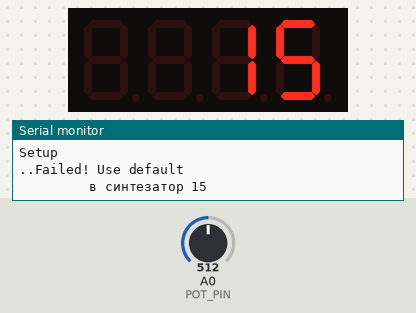
The sketch below on a simulated Arduino Nano, built with avr-gcc and run on an emulated ATmega328P. Parts: 4-digit seven-segment display, the last lines printed to the serial monitor. Inputs (shaded band) come from the test bench; at power-on: A0 (POT_PIN) = 512.

Above: at 4.2 s.
4.3 s: A0 (POT_PIN) set to 716
At 5.5 s:
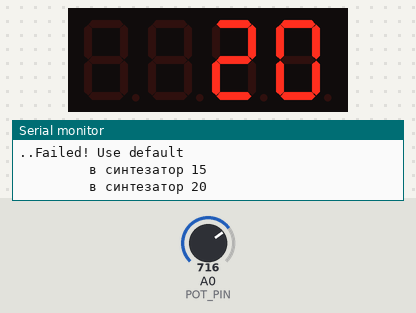
7.3 s: A0 (POT_PIN) set to 900
At 8.7 s:
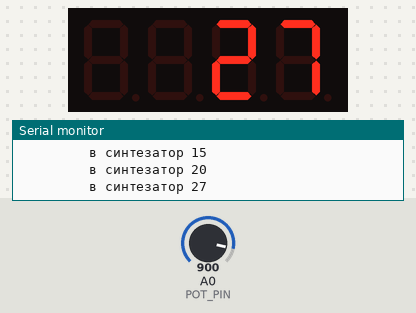
10.3 s: A0 (POT_PIN) set to 1009
At 10.7 s:
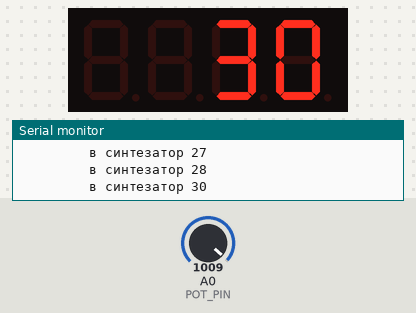
Timing chart, 0 to 13.3 s (numbered marks = the images above; inputs shaded):
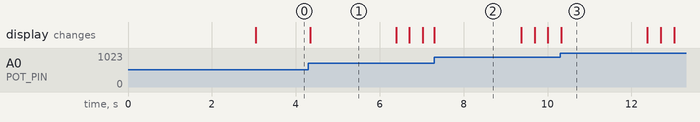

Measured:
- what the display in image 1 shows lasts 2.1 s, from 4.3 s to 6.4 s
- what the display in image 2 shows lasts 2.1 s, from 7.3 s to 9.4 s

The sketch:

pedal.ino
```cpp
#include <TM1637Display.h>
#include "pedal.h"

/*

  Поместите файл pedal.h в ту же папку что и ваш скетч
   не меняйте файл "pedal.h", а работайте с ним как с библиотекой

   Пользоваетльские функции

   CalibratePedal()      Калибровка с опциональной записью в EEPROM
   InitPedal()           Инициализация педали с явной задачей параметров калибровки
   InitPedalEEPROM()     Инициализация педали со считыаанием калибровки из EEPROM
   GetPedalCalibration() Получить калибровку из EEPROM
   SetPedalDisplayTime() Установить время возрата индикации.
   PedalStart()          Запустить  обработку педали
   PedalStop()           Остановить  обработку педали
   GetPedalDisplay()     замены пользательской информации
                         на данные с предали если они изменяются
                         Используется в дисплейной функции
   PedalAction()         Функция в которую надо поместить код
                         для обработки нового положения педали

    Подробное описание фунций

   Калибровка
    педаль должнв быть в исходном положении (не нажатом)
    на момент запуска калибровки
    за время калибровки педаль должна быть нажата до упора
    Если потенциометр подключен "наоборот" это автоматически учтется

    Запускать калибровку надо или до иницилизации сервиса педали или после его
    остановки

    Параметры
    pin -             аналоговый пин к которому подключен потенциометр
    calibrationTime   время на калибровку в msec
    addrEEPROM        арес в EEPROM ддя сохранения калибровки.
                      Если 0 или больше размера EEPROM, то ничпего не записывается
                      В последнем случае функция возвращает -1
    startPos          Возвращаемое значение начального положения педали (0-255)
                      эквивалентко analogRead / 4
    endPos            Возвращаемое значение конечного положения педали (0-255)
                      эквивалентко analogRead / 4

    Фунция возращает:
      1 если калибровка прошла успешно
      0 если педаль не была нажата
     -1 если задан неверный адрес EEPROM
  Данные занимают 3 байта в EEPROM

  int8_t CalibratePedal(uint8_t pin, uint16_t calibrationTime, int addrEEPROM, uint8_t &startPos, uint8_t &endPos )


   Инициализаци педали с "ручным" задание начального и конечного положения
   педали

    Параметры
    pin               аналоговый пин к которому подключен потенциометр
    startPos          Начальное положения педали (0-255)
                      эквивалентко analogRead / 4
    endPos            Конечное положения педали (0-255)
                      эквивалентко analogRead / 4
    steps             Количество шагов для выдаваемого значения
  void InitPedal(uint8_t pin, uint8_t startPos, uint8_t endPos, uint8_t steps)


    Считывает сохраненные даные калибровки
    Параметры:
    addrEEPROM        арес в EEPROM ддя считывания калибровки. Должен быть больше 0

    startPos          Возвращаемое значение начального положения педали (0-255)
                      эквивалентко analogRead / 4
    endPos            Возвращаемое значение конечного положения педали (0-255)
                      эквивалентко analogRead / 4

    Фунция возращает:
      1 если все хорошо
      0 если данные калибровки не верны
     -1 если задан неверный адрес EEPROM
  int8_t GetPedalCalibration(int addrEEPROM, uint8_t &startPos, uint8_t &endPos)


   Инициализаци педали с чтением калибровки из EEPROM
   педали

    Параметры
    pin               аналоговый пин к которому подключен потенциометр
    steps             Количество шагов для выдаваемого значения
    addrEEPROM        арес в EEPROM ддя считывания калибровки. Должен быть больше 0

  Фунция возращает:
      1 если все хорошо
      0 если данные калибровки не верны
     -1 если задан неверный адрес EEPROM
  int8_t InitPedalEEPROM(uint8_t pin, uint8_t steps, int addrEEPROM)


   Установка времени в течении которого происходит возврат
   с инидикации педали на обычную индикацию
   по умолчанию 2 секунды

   ПараметрЖ
   dispTime    Время в милисекундах

  void SetPedalDisplayTime(uint16_t dispTime)


   Запустить  обработку педали

  void PedalStart()

   остановить  обработку педали
  void PedalStop()


   Функция замены пользательской информации
   на данные с предали если они изменяются

   Параметр

   Val    пользовательское чисдо для индикаци

   Функция возвращает val если педаль неподвижна
   или положение педали если педаль двигается


  uint16_t GetPedalDisplay(uint16_t val)


  //Пример использования
  //Запускается на Нано/Уно подключенной к компу
  //и потенциометром или педалью поддключенной к аналоговому входу
  //вывод в сериал монитор на 115200
*/
#define POT_PIN A0   //можно просто 0
#define BAT_PIN A7   //пин измерения батареи
#define CALIB_TIME 5000 // времф калибровки 5 сек
#define CALIB_PIN  16
#define EEPROM_ADDR 10  //1-0x1FF
#define STEPS 31  //от 0 до 30
#define BUT1_PIN 7  // кнопка 1

//Pins for 7segment display
#define CLK 4
#define DIO 3
TM1637Display display(CLK, DIO);
const uint8_t SEG_LO_b[] = {
  SEG_F | SEG_E | SEG_D ,                          // L
  SEG_A | SEG_B | SEG_C | SEG_D | SEG_E | SEG_F,   // O
  0,                                               //
  SEG_F |  SEG_E | SEG_D | SEG_C | SEG_G           // b
};

const uint8_t SEG_CALI[] = {
  SEG_G,                                           // -
  SEG_A | SEG_D | SEG_E | SEG_F        ,           // C
  SEG_A | SEG_B | SEG_C | SEG_E | SEG_F | SEG_G,   // A
  SEG_F | SEG_E | SEG_D,                           // L
  SEG_E | SEG_F                                    // I
};
/*
   Эта функция должна быть определена в основном сектче
   и она вызыаается и выполняет действия когда значение педали
   поменялось
   Параметры
   val  - новое положение педали от 0 до steps-1
   steps задается при вызове InitPedal
*/
void PedalAction(uint8_t val)
{
  Serial.println((String)"         в синтезатор " + val);
  //Serial.write(0xC0); // посыл на выход
  //Serial.write(temp);
}
#define BAT_NOM 90 //Номинальное напряжене батарии *10
#define BAT_DIV 49 //напряжени на делители при BAT_NOM
#define BAT_LOW 70 //минимально допустимое Vbatt*10

//Возвращает напляжение на батарее *10 в виде целого
//числа.
uint8_t GetBatteryV(uint8_t pin)
{
  uint32_t sum = 0;
  analogRead(pin);
  for (int i = 0; i < 100; i++) sum += analogRead(pin);
  sum = sum * BAT_NOM * 5 / BAT_DIV / 10240;
  return (uint8_t) sum;
}

void setup() {
  int8_t ret;

  Serial.begin(115200);
  Serial.println("Setup");
  display.setBrightness(0x0f);
  pinMode(CALIB_PIN, INPUT_PULLUP);
  /*
    int8_t Vbat = GetBatteryV(BAT_PIN);
    Serial.println((String)"Vbat=" + Vbat);  Vbat = 80;
    if (Vbat < BAT_LOW)
    { //Батарея разряжена. выводим сообщение и зависаем
    while (1) {
      display.setSegments(SEG_LO_b); delay(700);
      display.clear(); delay(200);
    }
    }
  */
  uint8_t pstart, pend;
  /*
  if (digitalRead(CALIB_PIN) == 0)
  { //была нажата кнопка в момент включени. Делаем калибровку
    display.setSegments(&SEG_CALI[1]);
    Serial.print("waiting for rlease//");
    while (!digitalRead(CALIB_PIN)) //Ждем пока отпустят
    { //и моргаем надписью
      if ((millis() & 0x3FF) == 500) display.clear();
      if ((millis() & 0x3FF) == 1000) display.setSegments(&SEG_CALI[1]);
    }
    display.setSegments(&SEG_CALI[1]);
    Serial.println("waiting for rleased");
    Serial.print("Start Calibration..");
    ret = CalibratePedal(POT_PIN, CALIB_TIME, EEPROM_ADDR, pstart, pend);
  }
  else
  {
    Serial.print("Trying to init from EEPROM");
    ret = InitPedalEEPROM(POT_PIN, STEPS, EEPROM_ADDR);
  }
  if (ret != 1) */
  { //не удалось получить калибровку
    //показываем сообщение и используем дефолт
    Serial.print("..Failed! Use default");
    display.setSegments(SEG_CALI);
    delay(3000);
    pstart = 0;
    pend = 255;
    InitPedal(POT_PIN, pstart, pend, STEPS);
  }
  Serial.println("");
 // Serial.println((String) "ret " + ret +   "Start=" + pstart + "   End=" + pend  );
   PedalStart();


}

void TempR2(int16_t var)
{
  // Serial.println(var);
  display.showNumberDec(var, false);
}
uint16_t preset = 300;
void loop() {

  TempR2(GetPedalDisplay(preset));  // фунция вывода на индикатор
  ++preset;
  if (preset > 999) preset = 300;
  // delay(500);  //из-за этой большой задержки на "дисплей" будет выводится с пропусками,
  //но "в синтезатор" должно все идти без пропусков.
  //при работе с настояшим  индикатором надо просто убрать этот delay

}
```

pedal.h
```cpp
#ifndef _PEDAL_H_
#define _PEDAL_H_
#include <EEPROM.h>

#define NOISE_TR  60
#define SIGNATURE 0xA5
#define PEDAL_DISPLAY_TIME 2000 //сколько времени показывать данные от педали (msec)
volatile uint8_t pedalJustStarted;
volatile uint8_t pedalAverADC; //текущее усредненное значение с АЦП (0-255)
volatile uint8_t pedalCurrentPos; //последнее запомненное положение (0-255)
volatile uint8_t pedalVal;  //mapped значение
volatile uint8_t pedalStep;
volatile uint8_t pedalSteps;
volatile uint16_t pedalActive;
volatile uint8_t pedalStart; //начальное положение педали (0-255)
volatile uint8_t pedalStop; //конечное положене          (0-255)
volatile uint8_t pMin, pMax;
volatile uint16_t pedalDisplayTime = PEDAL_DISPLAY_TIME;

extern void PedalAction(uint8_t);
//#define DEBUG     //отладочный режим если раскомментировать
#define BUF_SZ 8

/*
   Эта функция должна быть определена в основном сектче
   и она вызыаается и выполняет действия когда значение педали
   поменялось
   Параметры
   val  - новое положение педали от 0 до steps-1
   steps задается при вызове InitPedal
   /
  void PedalAction(uint8_t val)
  {
  } */


//функция вычисления скользящего среднего
#define BUF_MASK  (BUF_SZ - 1)
uint8_t GetNextAvrg(uint8_t in)
{
  static uint8_t buf[BUF_SZ];
  static uint8_t head = 0;
  static uint8_t tail = 0;
  static uint8_t num  = 0;
  static uint16_t sum = 0;
//  uint32_t ret;
  sum = sum + in;
  if (++num > BUF_SZ)
  {
    num = BUF_SZ;
    sum = sum - buf[tail];
    tail++;
    tail &=  BUF_MASK;
  }
  buf[head] = in;
  ++head;
  head &= BUF_MASK;
  return uint8_t (sum / num);
}

/* Калибровка
    педаль должнв быть в исходном положении (не нажатом)
    на момент запуска калибровки
    за время калибровки педаль должна быть нажата до упора
    Если потенциометр подключен "наоборот" это автоматически учтется

    Запускать калибровку надо или до иницилизации сервиса педали или после его
    остановки

    Параметры
    pin -             аналоговый пин к которому подключен потенциометр
    calibrationTime   время на калибровку в msec
    addrEEPROM        арес в EEPROM ддя сохранения калибровки.
                      Если 0 или больше размера EEPROM, то ничпего не записывается
                      В последнем случае функция возвращает -1
    startPos          Возвращаемое значение начального положения педали (0-255)
                      эквивалентко analogRead / 4
    endPos            Возвращаемое значение конечного положения педали (0-255)
                      эквивалентко analogRead / 4

    Фунция возращает:
      1 если калибровка прошла успешно
      0 если педаль не была нажата
     -1 если задан неверный адрес EEPROM
 Данные занимают 3 байта в EEPROM
*/
int8_t CalibratePedal(uint8_t pin, uint16_t calibrationTime, uint16_t addrEEPROM, uint8_t &startPos, uint8_t &endPos )
{
  uint8_t pmax = 0;
  uint8_t pmin = 255;
  uint8_t aStart;
  if (addrEEPROM >= EEPROM.length()) return -1;

  uint32_t st = millis();
  //Работа с педалью не должна быть запущена в момент калибровки
  //но на всякий случай запрещаем прерывания по таймеру
  TIMSK0 &= ~_BV(OCIE0A);  //Disable processing interrupts
  delay(1);
  for (uint8_t i = 0; i< BUF_SZ >> 2 ; i++)
    aStart = GetNextAvrg(analogRead(pin) >> 2);
#ifdef DEBUG
  Serial.println((String)"Initial pos " + aStart);
#endif

  while ((millis() - st) < calibrationTime)
  {
    uint8_t val = GetNextAvrg(analogRead(pin) >> 2);
    if (val > pmax) pmax = val;
    if (val < pmin) pmin = val;
  }
  startPos = pmin;
  endPos = pmax;
  if (abs(pmin - pmax) < 50)    return 0; //Неудачная попытка

  if (abs(aStart - pmin) > abs(aStart - pmax)) {
    startPos = pmax;
    endPos = pmin;
  }

  if (addrEEPROM > 0)
  {
    EEPROM.update(addrEEPROM, SIGNATURE);
    ++addrEEPROM;
    EEPROM.update(addrEEPROM, startPos);
    ++addrEEPROM;
    EEPROM.update(addrEEPROM, endPos);
  }
  return 1;
}


/*
   Инициализаци педали с "ручным" задание начального и конечного положения
   педали

    Параметры
    pin               аналоговый пин к которому подключен потенциометр
    startPos          Начальное положения педали (0-255)
                      эквивалентко analogRead / 4
    endPos            Конечное положения педали (0-255)
                      эквивалентко analogRead / 4
    steps             Количество шагов для выдаваемого значения

*/
void InitPedal(uint8_t pin, uint8_t startPos, uint8_t endPos, uint8_t steps)
{
  pedalSteps = steps;
  pedalStep = abs(endPos - startPos) / steps;
  pedalStart = startPos;
  pedalStop  = endPos;
  pMin = min(startPos, endPos);
  pMax = max(startPos, endPos);
  pedalCurrentPos = startPos;
#ifdef DEBUG
  Serial.println((String)"start " + startPos + "  end " + endPos + +"  steps " + steps +  "  Step = " + pedalStep);
#endif
  //
  cli();
  // Init ADC free-run mode; f = ( 16MHz/prescaler ) / 13 cycles/conversion
  if (pin >= 14) pin -= 14; // allow for channel or pin numbers
  pin &= 0x7;
  cli();
  ADMUX = pin  | _BV(ADLAR) | _BV(REFS0); // устанавливаем канал, используем 8 бит, ref=Vcc
  ADCSRA = _BV(ADEN) | // ADC enable
           _BV(ADSC) | // ADC start
           _BV(ADATE) | // Auto trigger
           //       _BV(ADIE) | // Interrupt enable
           _BV(ADPS2) | _BV(ADPS1) | _BV(ADPS0); // 128:1 / 13 = 9615 Hz
  ADCSRB = 0;                // Free run mode, no high MUX bit
  DIDR0 = 1 << pin; // Turn off digital input for ADC pin
  sei();
  //Настраиваем таймер0 на прерывание по совпадению
  //Раз в 1 msec
  OCR0A = 0xAF;
  sei(); // Enable interrupts
}

/*
    Считывает сохраненные даные калибровки
    Параметры:
    addrEEPROM        арес в EEPROM ддя считывания калибровки. Должен быть больше 0

    startPos          Возвращаемое значение начального положения педали (0-255)
                      эквивалентко analogRead / 4
    endPos            Возвращаемое значение конечного положения педали (0-255)
                      эквивалентко analogRead / 4

    Фунция возращает:
      1 если все хорошо
      0 если данные калибровки не верны
     -1 если задан неверный адрес EEPROM
     -2 отсутсвует подпись
*/
int8_t GetPedalCalibration(uint16_t addrEEPROM, uint8_t &startPos, uint8_t &endPos)
{
  if (addrEEPROM == 0 || addrEEPROM >= EEPROM.length()) return -1;
  if (EEPROM.read(addrEEPROM) != SIGNATURE) return -2;
  ++addrEEPROM;
  startPos = EEPROM.read(addrEEPROM);
  ++addrEEPROM;
  endPos = EEPROM.read(addrEEPROM);
  if (abs(startPos - endPos) < 40)    return 0; //Неудачная попытка калибровки
  return 1;
}
/*
   Инициализаци педали с чтением калибровки из EEPROM
   педали

    Параметры
    pin               аналоговый пин к которому подключен потенциометр
    steps             Количество шагов для выдаваемого значения
    addrEEPROM        арес в EEPROM ддя считывания калибровки. Должен быть больше 0

Фунция возращает:
      1 если все хорошо
      0 если данные калибровки не верны
     -1 если задан неверный адрес EEPROM

*/
int8_t InitPedalEEPROM(uint8_t pin, uint8_t steps, uint16_t addrEEPROM)
{

  uint8_t startPos, endPos;
  int8_t ret = GetPedalCalibration(addrEEPROM, startPos, endPos);
  if (ret !=1 ) return ret; //Что-то пошло не так
  InitPedal(pin,startPos, endPos, steps);
  return 1;
}

/*
 * Установка времени в течении которого происходит возврат
 * с инидикации педали на обычную индикацию
 * по умолчанию 2 секунды
 *
 * ПараметрЖ
 * dispTime    Время в милисекундах
 */
void SetPedalDisplayTime(uint16_t dispTime)
{
  pedalDisplayTime = dispTime;
}

/*
 * Запустить  обработку педали
 *
*/
void PedalStart()
{
  pedalJustStarted = BUF_SZ;
  ADCSRA |= _BV(ADIE);    // Enable sampling interrupt
  TIMSK0 |= _BV(OCIE0A);  // Enable processing interrupts
}

/*
 * остановить  обработку педали
 *
*/
void PedalStop()
{
  pedalJustStarted = 0;
  TIMSK0 &= ~_BV(OCIE0A);  //Вisable processing interrupts
  ADCSRA &= ~_BV(ADIE);    // Disable sampling interrupt
}

/*
 * Функция замены пользательской информации
 * на данные с предали если они изменяются
 *
 * Параметр
 *
 * Val    пользовательское чисдо для индикаци
 *
 * Функция возвращает val если педаль неподвижна
 * или положение педали если педаль двигается
 *
 */
uint16_t GetPedalDisplay(int16_t val)
{
  if (pedalActive)
    return pedalVal;
  return  val;
}

//Прерывания таймера 1 раз в  msec
ISR (TIMER0_COMPA_vect)
{
  uint8_t val;
  if (pedalActive)
  {
    --pedalActive;
  }
  if (pedalJustStarted) {
    pedalCurrentPos = pedalAverADC;
    return; //данные еще не готовы
  }
  if (abs(pedalCurrentPos - pedalAverADC) >= pedalStep)
  { //поехали
    pedalActive = pedalDisplayTime ;
    pedalCurrentPos = pedalAverADC;

    val = map (pedalCurrentPos, pedalStart, pedalStop, 0, pedalSteps);
    if (val != pedalVal) {
      pedalVal = val;
      PedalAction(pedalVal);
    }
  }
}

ISR(ADC_vect) { // ADC sampling interrupt
  uint8_t  sample = ADCH; // 0-255
  uint8_t  noiseCnt = 0;
  if (pedalJustStarted) {
    --pedalJustStarted;
  }
  else  {
    if (abs(sample - pedalAverADC) >= NOISE_TR) {
      ++noiseCnt;
      if (noiseCnt < BUF_SZ)
        return; //игнорируем шум
    }
  }
  if (sample > pMax) sample = pMax;
  if (sample < pMin) sample = pMin;
  noiseCnt = 0;
  pedalAverADC = GetNextAvrg(sample);
}

#endif
```
